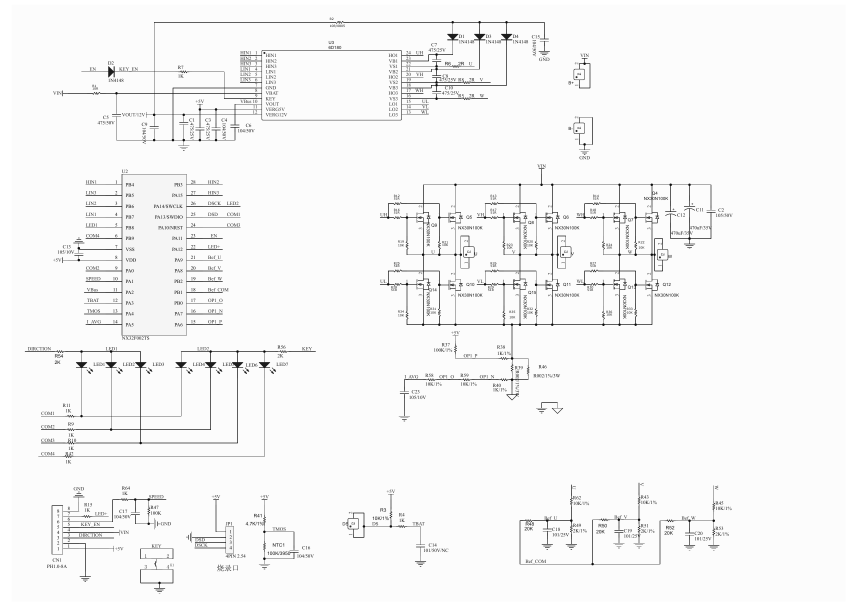
#> input picture .planning/2026-11-04-tm1650/pdf-audit/old-1.png, 2573 x 1820 px (shown at 1/3 size); its folder holds 2 pictures in this run
$ python crop.py
#> lines starting #> are read from the running program, lines starting #| are printed output that depends on the picture
from pathlib import Path
from PIL import Image
out=Path(__file__).parent
for key in ['old','new']:
    img=Image.open(out/f'{key}-1.png')
#> img is the input picture: PIL image 2573x1820 RGB; min 0, max 255, mean 246.6
    print(key, img.size)
#| old (2573, 1820)
    w,h=img.size
#> w = 2573; h = 1820
    crops={
        'mcu': (0.08*w,0.30*h,0.32*w,0.62*h),
        'io': (0.02*w,0.64*h,0.45*w,0.99*h),
        'tm': (0.65*w,0.48*h,0.98*w,0.78*h),
        'power': (0.025*w,0.125*h,0.56*w,0.32*h),
        'adc': (0.40*w,0.825*h,0.97*w,0.985*h),
        'current': ((0.415 if key=='new' else 0.460)*w,(0.53 if key=='new' else 0.535)*h,(0.57 if key=='new' else 0.65)*w,(0.695 if key=='new' else 0.705)*h),
    }
    for name,box in crops.items():
        img.crop(tuple(map(int,box))).resize((int((box[2]-box[0])*2),int((box[3]-box[1])*2))).save(out/f'{key}-{name}.png')
#> this loop made 6 passes
#> pass 1, `img.crop(tuple(map(int,box))).resize((int((box[2]-box[0])*2),int((box[..`:
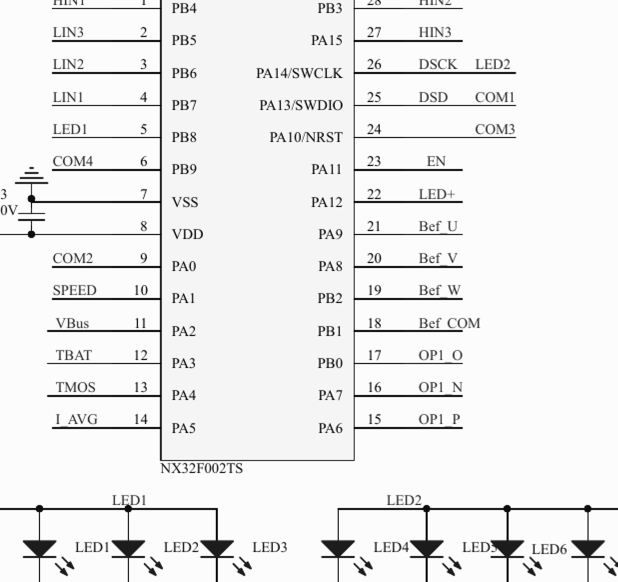
#> saved as old-mcu.png: PIL image 1235x1164 RGB (shown at 1/2 size); min 0, max 255, mean 237.5
#> pass 2, `img.crop(tuple(map(int,box))).resize((int((box[2]-box[0])*2),int((box[..`:
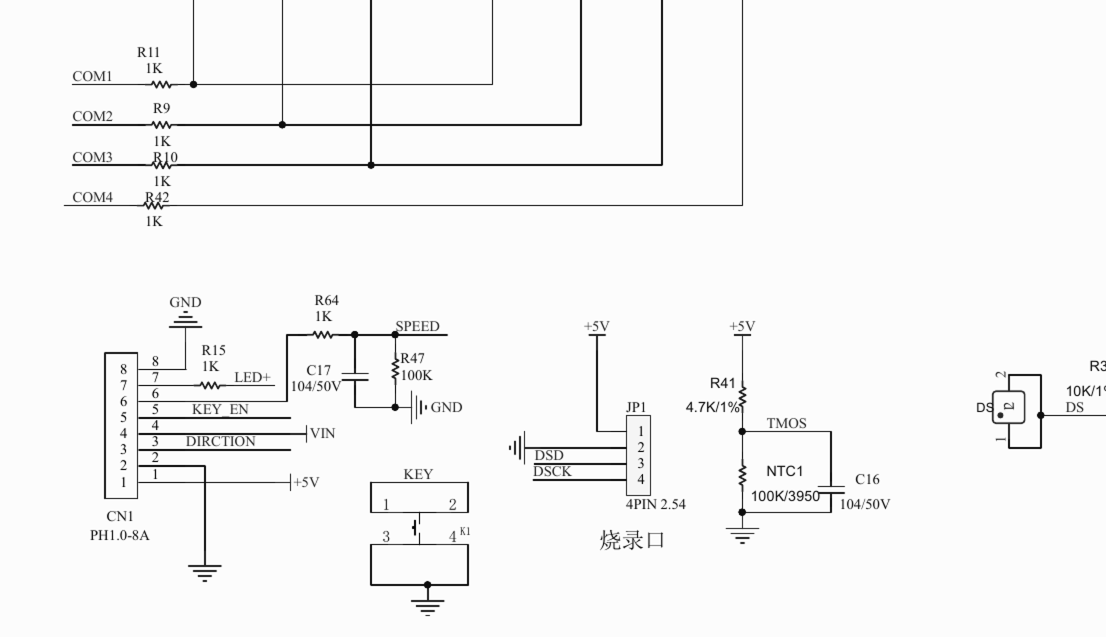
#> saved as old-io.png: PIL image 2212x1274 RGB (shown at 1/2 size); min 0, max 255, mean 246
#> pass 2 of the loop `for key in ['old','new']:`:
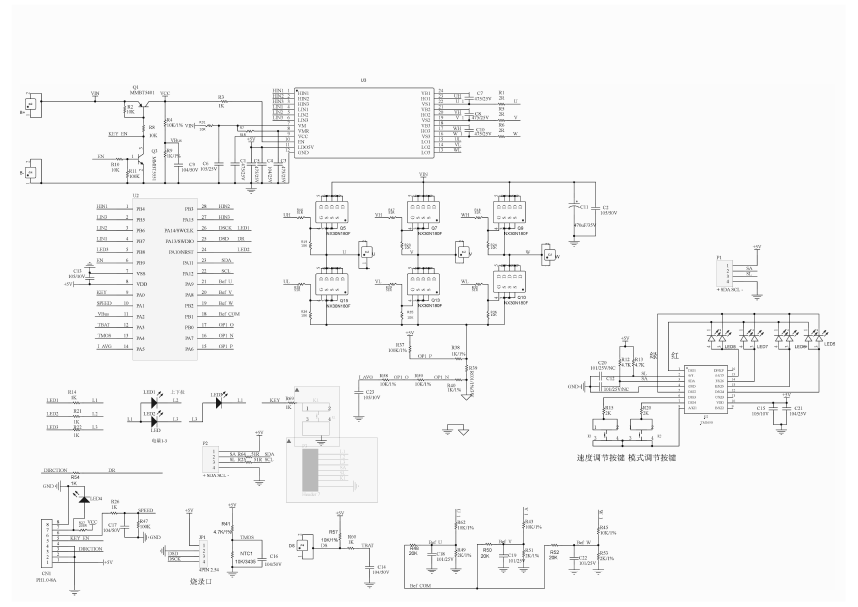
#> input picture .planning/2026-11-04-tm1650/pdf-audit/new-1.png, 2573 x 1820 px (shown at 1/3 size)
#> img is the input picture: PIL image 2573x1820 RGB; min 0, max 255, mean 246
#| new (2573, 1820)
#> the loop `for name,box in crops.items():` made 6 passes
#> pass 1, `img.crop(tuple(map(int,box))).resize((int((box[2]-box[0])*2),int((box[..`:
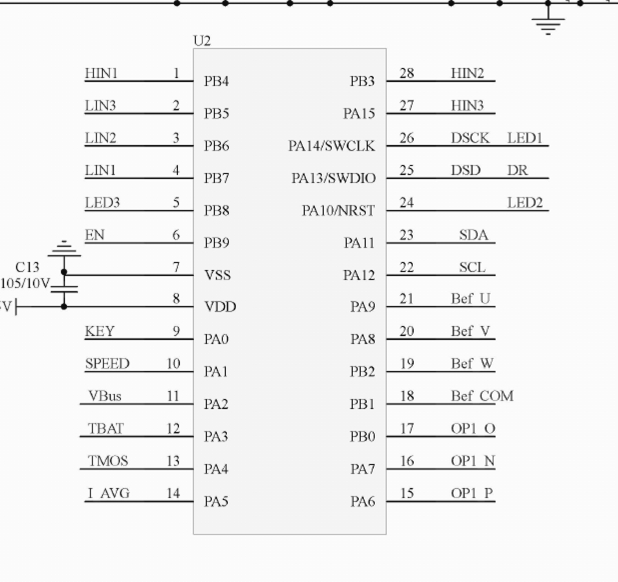
#> saved as new-mcu.png: PIL image 1235x1164 RGB (shown at 1/2 size); min 0, max 255, mean 240.8
#> pass 2, `img.crop(tuple(map(int,box))).resize((int((box[2]-box[0])*2),int((box[..`:
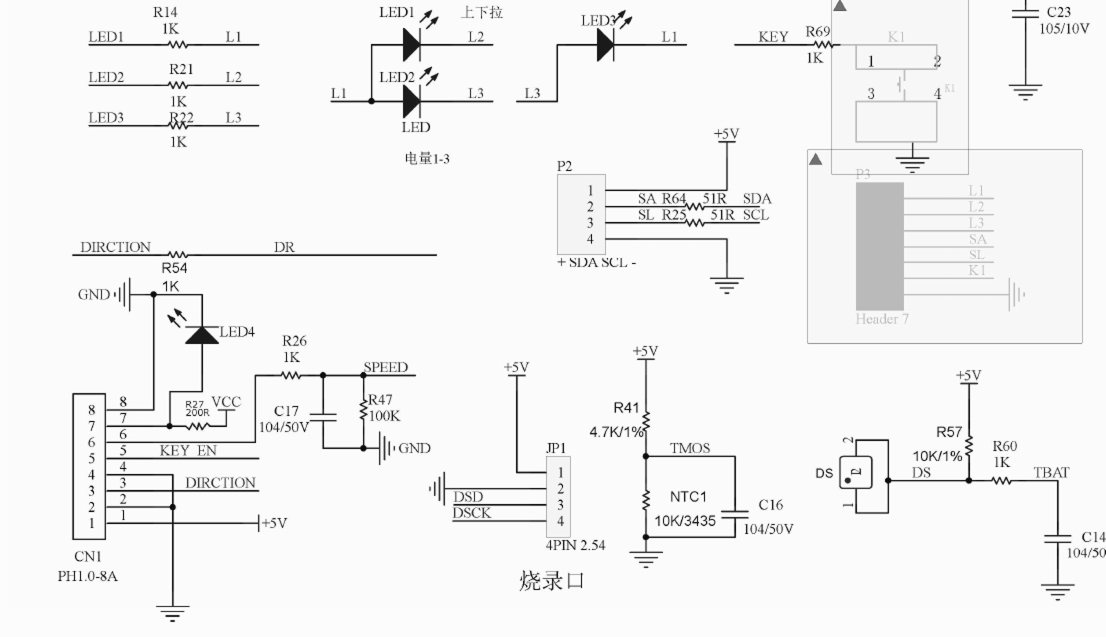
#> saved as new-io.png: PIL image 2212x1274 RGB (shown at 1/2 size); min 0, max 255, mean 243
